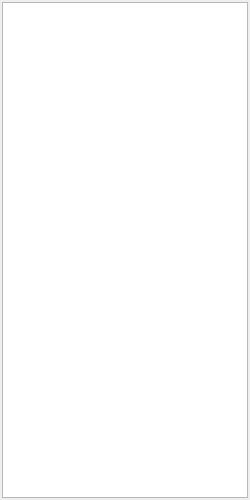
<?xml version="1.0" encoding="UTF-8"?>
<ui version="4.0">
 <class>VtkVisTabWidgetBase</class>
 <widget class="QWidget" name="VtkVisTabWidgetBase">
  <property name="geometry">
   <rect>
    <x>0</x>
    <y>0</y>
    <width>250</width>
    <height>500</height>
   </rect>
  </property>
  <property name="windowTitle">
   <string>Form</string>
  </property>
  <layout class="QVBoxLayout" name="verticalLayout">
   <property name="margin">
    <number>2</number>
   </property>
   <item>
    <widget class="VtkVisPipelineView" name="treeView">
     <property name="autoExpandDelay">
      <number>1</number>
     </property>
     <property name="indentation">
      <number>5</number>
     </property>
     <property name="animated">
      <bool>true</bool>
     </property>
    </widget>
   </item>
  </layout>
 </widget>
 <customwidgets>
  <customwidget>
   <class>VtkVisPipelineView</class>
   <extends>QTreeView</extends>
   <header>VtkVisPipelineView.h</header>
  </customwidget>
 </customwidgets>
 <resources/>
 <connections/>
</ui>
